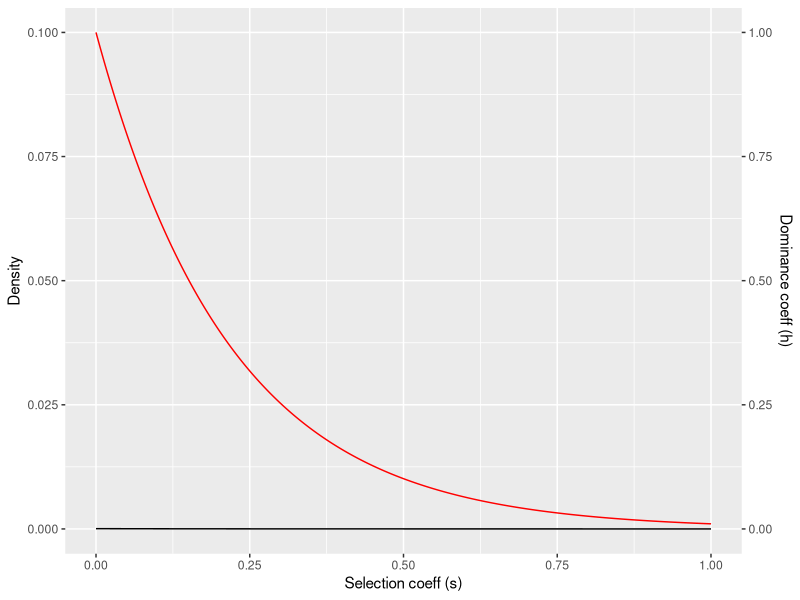
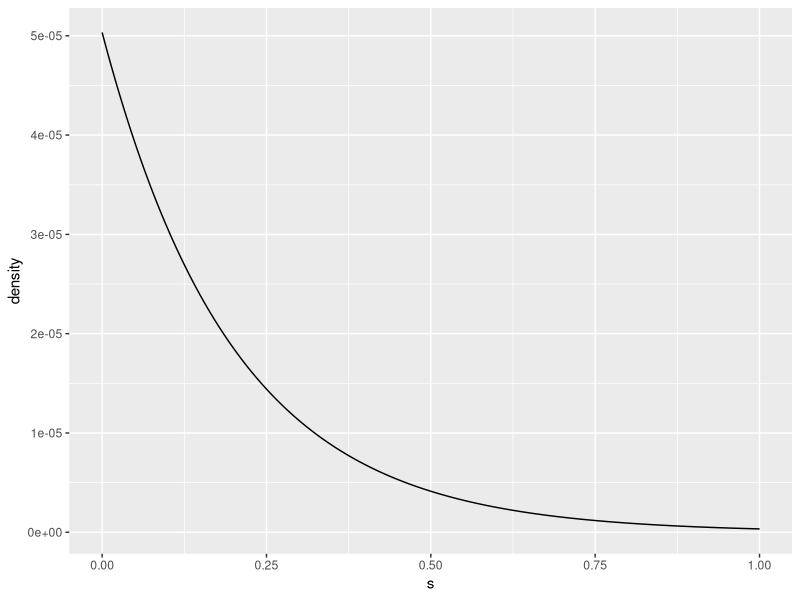

Here is the R script that generated these plots, in order:
# Plotting gamma and scaled distributions

# Load the functions below and use the plotting snippet on the last line
# to visualise how the parameters change the distributions

# Gamma distribution is used to sample selection coefficients (allele values)
# based on a shape and a scale parameter.
#  Mean = shape * scale

# "Scaled" distribution sets values of the dominance coefficients
# based on the values sampled for the selection coefficients
# High dominance coefficients are more likely to be sampled for low-effect mutations
# High-effect mutations (lethal alleles) are more likely to be recessive

# Bear in mind: the plots show the range of possible values for *one* allele,
# if you're modelling e.g. 50 diploid loci the average genetic load will be
# roughly shape * scale * 50 * 2

library(tidyverse)

plot_gamma <- function(shape, scale, xlim = c(0, 0.001)) {
    tibble::tibble(
        s = seq(0, 1, 0.00001),
        density  = stats::dgamma(s, shape = shape, scale = scale)
    ) %>%
        dplyr::mutate("density" = density / sum(density)) %>%
        ggplot2::ggplot(ggplot2::aes(x = s, y = density)) +
        ggplot2::geom_line() +
        ggplot2::coord_cartesian(xlim = xlim)
}

get_scaled_h <- function(s, sd, hd) {
    return(exp(-s*(-log(2*hd)/sd)))
}

plot_gamma_with_h <- function(shape, scale, hd, xlim = c(0, 0.001)) {

    sd <- shape * scale

    coeff <- 10 # used to plot s and h on the same scale

    data_tbl <- tibble::tibble(
        s = seq(0, 1, 0.00001),
        p = dgamma(s, shape = shape, scale = scale)
    ) %>%
        dplyr::mutate(
            "p" = p / sum(p),
            "h" = exp(-s * (-log(2 * hd) / sd))
        )

    data_tbl %>%
        ggplot2::ggplot(ggplot2::aes(s, p)) +
        ggplot2::geom_line() +
        # Add dominance coeffs values to the plot
        ggplot2::geom_line(ggplot2::aes(y = h / coeff), colour = "red") +
        ggplot2::scale_y_continuous(
            name = "Density",
            sec.axis = ggplot2::sec_axis(~.*coeff, name = "Dominance coeff (h)")
        ) +
        ggplot2::xlab("Selection coeff (s)") +
        ggplot2::coord_cartesian(xlim = xlim)

}

plot_gamma_with_h(
    shape = 1, # shape parameter of the gamma
    scale = 0.2, # scale parameter
    hd = 0.2, # mean parameter of the dominance distribution
    xlim = c(0, 1) # use this to zoom in or out
)

# Gamma alone
plot_gamma(
    shape = 1,
    scale = 0.2,
    xlim = c(0, 1)
)
